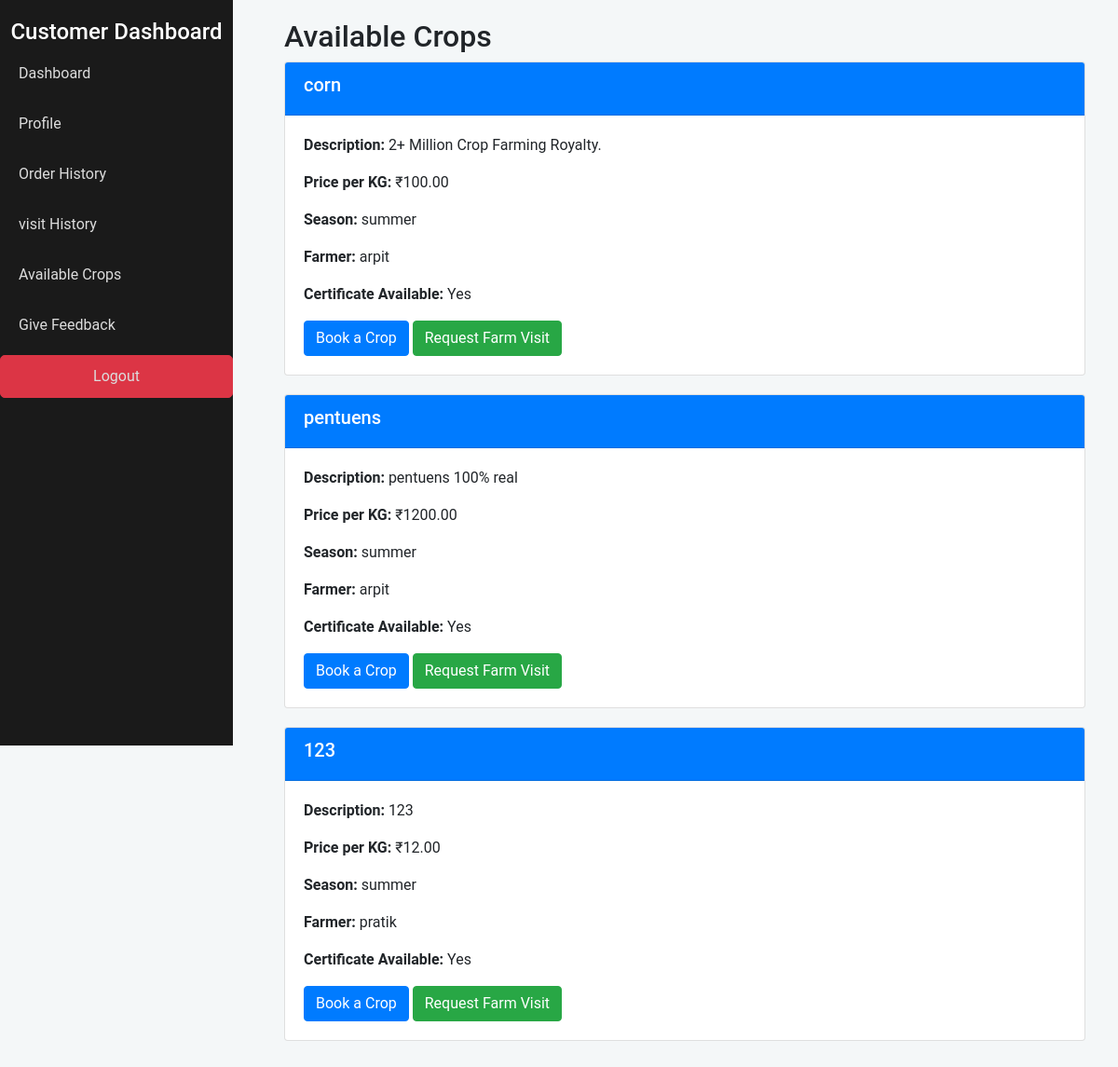
The page /crop_info.php (signed in) on the database its author committed.
### tables this page shows
CREATE TABLE `crops` (
  `id` int(11) NOT NULL,
  `farmer_id` int(11) DEFAULT NULL,
  `name` varchar(100) DEFAULT NULL,
  `description` text DEFAULT NULL,
  `image` varchar(255) DEFAULT NULL,
  `season` varchar(50) DEFAULT NULL,
  `price_per_kg` decimal(10,2) DEFAULT NULL,
  `video` varchar(255) DEFAULT NULL,
  `insurance_status` enum('insured','not_insured') DEFAULT NULL,
  `certificate_available` tinyint(1) DEFAULT 0
);

CREATE TABLE `farmers` (
  `id` int(11) NOT NULL,
  `name` varchar(100) DEFAULT NULL,
  `email` varchar(100) DEFAULT NULL,
  `password` varchar(255) DEFAULT NULL,
  `location` varchar(100) DEFAULT NULL,
  `bio` text DEFAULT NULL,
  `certification_status` enum('pending','verified','rejected') DEFAULT NULL,
  `certification_doc` varchar(255) DEFAULT NULL,
  `insurance_doc` varchar(255) DEFAULT NULL,
  `crop_certification` varchar(255) NOT NULL,
  `otp` varchar(6) DEFAULT '0',
  `is_verified` tinyint(1) DEFAULT 0,
  `pass_key` varchar(6) DEFAULT NULL
);

### crop_info.php (the view, shortened to what this page needs)
<?php
include 'config.php';
$stmt = $conn->prepare("SELECT c.id, c.name AS crop_name, c.description, c.price_per_kg, c.season, c.certificate_available, f.name AS farmer_name, c.video, f.id AS farmer_id FROM crops c JOIN farmers f ON c.farmer_id = f.id");
$stmt->execute();
$crops = $stmt->fetchAll();
?>
<!DOCTYPE html>
<html lang="en">
<head>
    <link rel="stylesheet" href="https://stackpath.bootstrapcdn.com/bootstrap/4.5.2/css/bootstrap.min.css">
</head>
<body>
<div class="sidebar">
    <h4 class="text-center">Customer Dashboard</h4>
    <a href="customer_dashboard.php">Dashboard</a>
    <a href="customer_profile.php">Profile</a>
    <a href="order_history.php">Order History</a>
    <a href="visit_history.php">visit History</a>
    <a href="crop_info.php">Available Crops</a> <a href="customer_feedback.php">Give Feedback</a>
    <a href="logout.php" class="btn btn-danger text-center">Logout</a>
</div>
<div class="content">
    <div class="container">
        <h2>Available Crops</h2>
        <?php if (count($crops) > 0): ?>
            <?php foreach ($crops as $crop): ?>
                <div class="card crop-card">
                    <div class="card-header">
                        <h5><?php echo $crop['crop_name']; ?></h5>
                    </div>
                    <div class="card-body">
                        <p><strong>Description:</strong> <?php echo $crop['description']; ?></p>
                        <p><strong>Price per KG:</strong> ₹<?php echo $crop['price_per_kg']; ?></p>
                        <p><strong>Season:</strong> <?php echo $crop['season']; ?></p>
                        <p><strong>Farmer:</strong> <?php echo $crop['farmer_name']; ?></p>
                        <p><strong>Certificate Available:</strong> <?php echo $crop['certificate_available'] ? 'Yes' : 'No'; ?></p>
                        <a href="order.php?crop_id=<?php echo $crop['id']; ?>" class="btn btn-primary">Book a Crop</a>
                        <a href="farm_visit_form.php?farmer_id=<?php echo $crop['farmer_id']; ?>" class="btn btn-success">Request Farm Visit</a>
                    </div>
                </div>
            <?php endforeach; ?>
        <?php else: ?>
            <p>No crops available at the moment.</p>
        <?php endif; ?>
    </div>
</div>
</body>
</html>

### crop_info.php (style rules this page uses)
body { background-color: #f4f7f8; font-family: 'Roboto', sans-serif; }
.sidebar { background-color: #1a1a1a; color: white; position: fixed; height: 100vh; width: 250px; top: 0; left: 0; padding-top: 20px; }
.sidebar a { color: #dcdcdc; font-size: 1rem; padding: 10px 20px; text-decoration: none; display: block; margin-bottom: 10px; border-radius: 5px; }
.content { margin-left: 270px; padding: 20px; }
.btn-danger { background-color: #dc3545; }
.card-header { background-color: #007bff; color: white; }
.crop-card { margin-bottom: 20px; }

### rows shown on the page
crops: name "corn", description "2+ Million Crop Farming Royalty.", price_per_kg "100.00", season "summer", farmer.name "arpit", certificate_available "Yes"
crops: name "pentuens", description "pentuens 100% real", price_per_kg "1200.00", season "summer", farmer.name "arpit", certificate_available "Yes"
crops: name "123", description "123", price_per_kg "12.00", season "summer", farmer.name "pratik", certificate_available "Yes"
